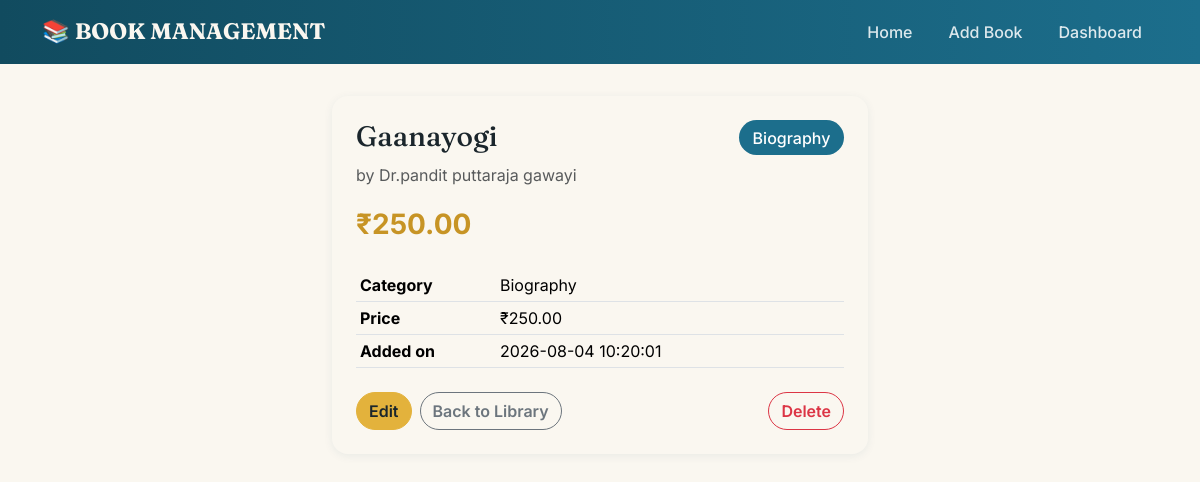
Page /books/1/ on the committed database.
### tables this page shows
CREATE TABLE books (
    id          INTEGER PRIMARY KEY AUTOINCREMENT,
    name        TEXT NOT NULL,
    author      TEXT NOT NULL,
    price       REAL NOT NULL,
    category    TEXT NOT NULL,
    created_at  TEXT NOT NULL DEFAULT (datetime('now'))
);

### app.py (the view)
@app.route("/books/<int:book_id>/")
def book_details(book_id):
    db = get_db()
    book = db.execute("SELECT * FROM books WHERE id = ?", (book_id,)).fetchone()
    if book is None:
        abort(404)
    return render_template("details.html", book=book)

### app.py (called while the page is built)
def get_db():
    if "db" not in g:
        os.makedirs(os.path.join(BASE_DIR, "storage"), exist_ok=True)
        g.db = sqlite3.connect(DB_PATH)
        g.db.row_factory = sqlite3.Row
    return g.db

### templates/details.html (shortened to what this page needs)
<!DOCTYPE html>
<html lang="en">
<head>
    <link href="https://cdn.jsdelivr.net/npm/bootstrap@5.3.3/dist/css/bootstrap.min.css" rel="stylesheet">
    <link href="{{ url_for('static', filename='style.css') }}" rel="stylesheet">
</head>
<body>
<nav class="navbar-lib">
    <div class="container d-flex justify-content-between align-items-center">
        <a href="{{ url_for('home') }}" class="brand">📚 BOOK MANAGEMENT</a>
        <div class="d-flex gap-1">
            <a href="{{ url_for('home') }}" class="nav-link-lib">Home</a>
            <a href="{{ url_for('add_books') }}" class="nav-link-lib">Add Book</a>
            <a href="{{ url_for('dashboard') }}" class="nav-link-lib">Dashboard</a>
        </div>
    </div>
</nav>
<div class="container pb-5" style="max-width: 560px;">
    <div class="card book-card p-4">
        <div class="d-flex justify-content-between align-items-start mb-2">
            <h1 class="h3 mb-0">{{ book.name }}</h1>
            <span class="badge-category">{{ book.category }}</span>
        </div>
        <p class="text-muted mb-3">by {{ book.author }}</p>
        <div class="price-tag fs-3 mb-4">₹{{ "%.2f"|format(book.price) }}</div>
        <table class="table table-sm">
            <tr><th style="width: 140px;">Category</th><td>{{ book.category }}</td></tr>
            <tr><th>Price</th><td>₹{{ "%.2f"|format(book.price) }}</td></tr>
            <tr><th>Added on</th><td>{{ book.created_at }}</td></tr>
        </table>
        <div class="d-flex gap-2 mt-2">
            <a href="{{ url_for('edit_books', book_id=book.id) }}" class="btn btn-gold">Edit</a>
            <a href="{{ url_for('home') }}" class="btn btn-outline-secondary">Back to Library</a>
            <form method="post" action="{{ url_for('delete_books', book_id=book.id) }}"
                  onsubmit="return confirm('Delete \'{{ book.name }}\'?');" class="ms-auto">
                <button type="submit" class="btn btn-outline-danger">Delete</button>
            </form>
        </div>
    </div>
</div>
</body>
</html>

### static/style.css (style rules this page uses)
:root { --ink: #1B262C; --teal: #114B5F; --teal-light: #1C6E8C; --gold: #E3B23C; --gold-dark: #C79425; --cream: #FAF7F0; --bs-primary: var(--teal); --bs-primary-rgb: 17, 75, 95; --bs-body-bg: var(--cream); --bs-body-color: var(--ink); --bs-border-radius: 0.75rem; --bs-border-radius-lg: 1rem; --bs-link-color: var(--teal); --bs-link-hover-color: var(--teal-light); }
body { font-family: 'Inter', system-ui, sans-serif; }
h1, h2, h3, .brand { font-family: 'Fraunces', Georgia, serif; }
.navbar-lib { background: linear-gradient(90deg, var(--teal), var(--teal-light)); padding: 0.85rem 0; margin-bottom: 2rem; }
.navbar-lib .brand { color: var(--cream); font-size: 1.4rem; font-weight: 700; text-decoration: none; }
.navbar-lib .nav-link-lib { color: rgba(255, 255, 255, 0.85); text-decoration: none; padding: 0.4rem 1rem; border-radius: 999px; font-weight: 500; transition: background-color 0.2s ease, color 0.2s ease; }
.card { border: none; box-shadow: 0 2px 10px rgba(17, 75, 95, 0.07); }
.book-card { border-radius: var(--bs-border-radius-lg); transition: transform 0.18s ease, box-shadow 0.18s ease; animation: fadeInUp 0.4s ease both; }
.btn { border-radius: 999px; font-weight: 600; transition: transform 0.15s ease, box-shadow 0.15s ease; }
.btn-gold { background-color: var(--gold); border-color: var(--gold); color: var(--ink); }
.badge-category { background-color: var(--teal-light); color: #fff; font-weight: 500; border-radius: 999px; padding: 0.35em 0.85em; }
.price-tag { color: var(--gold-dark); font-weight: 700; }

### rows in the picture
books: name "Gaanayogi", category "Biography", author "Dr.pandit puttaraja gawayi", price "250.00", created_at "2026-08-04 10:20:01"
